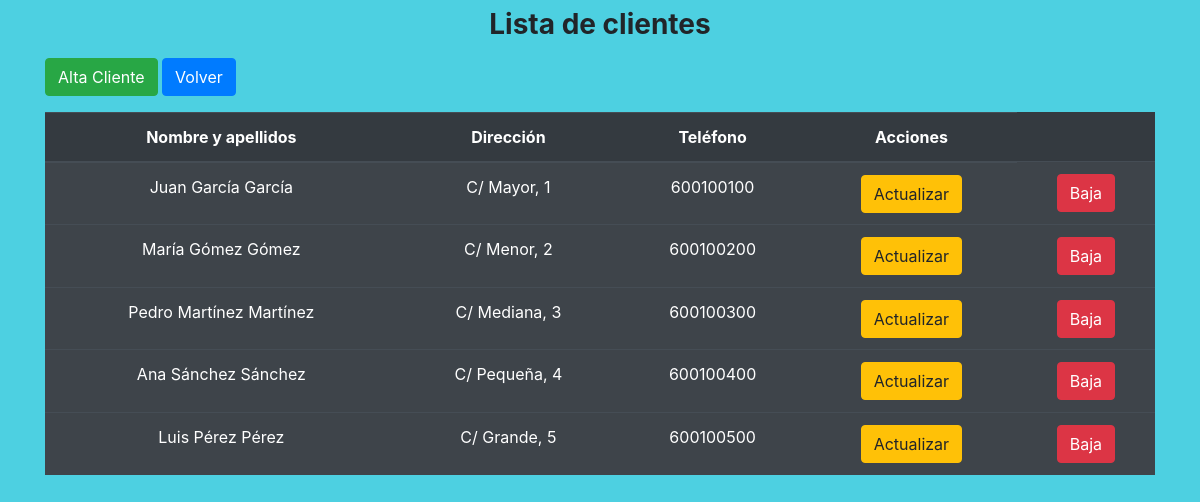
Page /UNIDAD-04/listadoClientes.php on the committed database.
### tables this page shows
create table if not exists clientes (
id int auto_increment primary key,
nombre varchar(50) not null,
apellido1 varchar(50) not null,
apellido2 varchar(50),
direccion text null,
telefono varchar(10),
usuario varchar(20) unique,
pass varchar(64) not null
);

### UNIDAD-04/listadoClientes.php (the view, shortened to what this page needs)
<?php
    require_once "conexion.php";
?>
<!DOCTYPE html>
<html lang="en">
<head>
    <link rel="stylesheet" href="https://stackpath.bootstrapcdn.com/bootstrap/4.4.1/css/bootstrap.min.css"
>
</head>
<body style="background: #4dd0e1">
   <h3 class="text-center mt-2 font-weight-bold">Lista de clientes</h3>
    <div class="container mt-3">
        <div class="mb-3">
            <a href="altaCliente.php" class="btn btn-success">Alta Cliente</a>
            <a href="listado.php" class="btn btn-primary">Volver</a>
        </div>
        <table class="table table-striped table-dark">
            <thead>
                <tr class="text-center">
                    <th scope="col">Nombre y apellidos</th>
                    <th scope="col">Dirección</th>
                    <th scope="col">Teléfono</th>
                    <th scope="col">Acciones</th>
                </tr>
            </thead>
            <tbody>
            <?php
                $consulta = 'select id, nombre, apellido1, apellido2, direccion, telefono from clientes';
                $stmt = $conProyecto->prepare($consulta);
                $stmt->execute();
                while ($f=$stmt->fetch(PDO::FETCH_OBJ)) {
                    echo '<tr class="text-center">';
                    printf('<td>%s %s %s</td>', $f->nombre, $f->apellido1, $f->apellido2);
                    printf('<td>%s</td>', $f->direccion);
                    printf('<td>%s</td>', $f->telefono);
                    printf('<td><a href="actualizarCliente?id=%d" class="btn btn-warning">Actualizar</a></td>', $f->id);
                    printf('<td><a href="eliminarCliente?id=%d" class="btn btn-danger">Baja</a></td>', $f->id);
                    echo '<tr>';
                }
            ?>
            </tbody>
        </table>
    </div>
</body>
</html>

### rows in the picture
clientes: nombre "Juan", apellido1 "García", apellido2 "García", direccion "C/ Mayor, 1", telefono "600100100"
clientes: nombre "María", apellido1 "Gómez", apellido2 "Gómez", direccion "C/ Menor, 2", telefono "600100200"
clientes: nombre "Pedro", apellido1 "Martínez", apellido2 "Martínez", direccion "C/ Mediana, 3", telefono "600100300"
clientes: nombre "Ana", apellido1 "Sánchez", apellido2 "Sánchez", direccion "C/ Pequeña, 4", telefono "600100400"
clientes: nombre "Luis", apellido1 "Pérez", apellido2 "Pérez", direccion "C/ Grande, 5", telefono "600100500"
